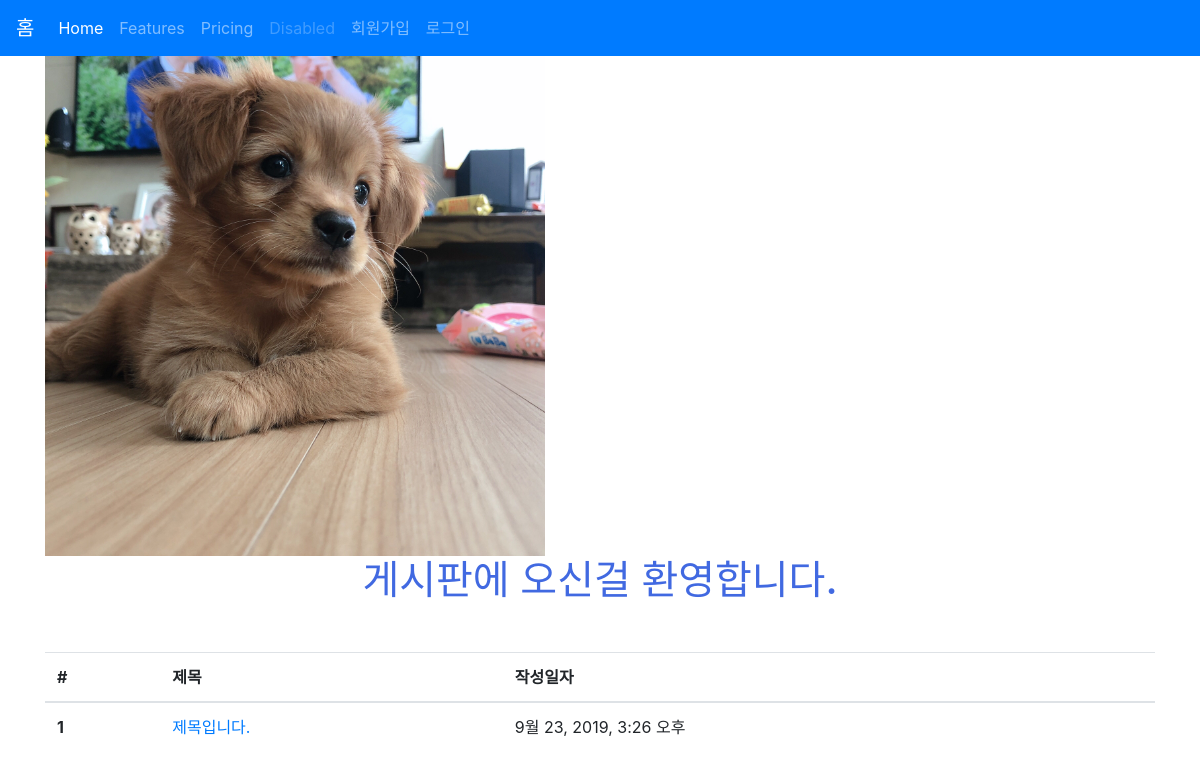
The app's page /articles/, older data.
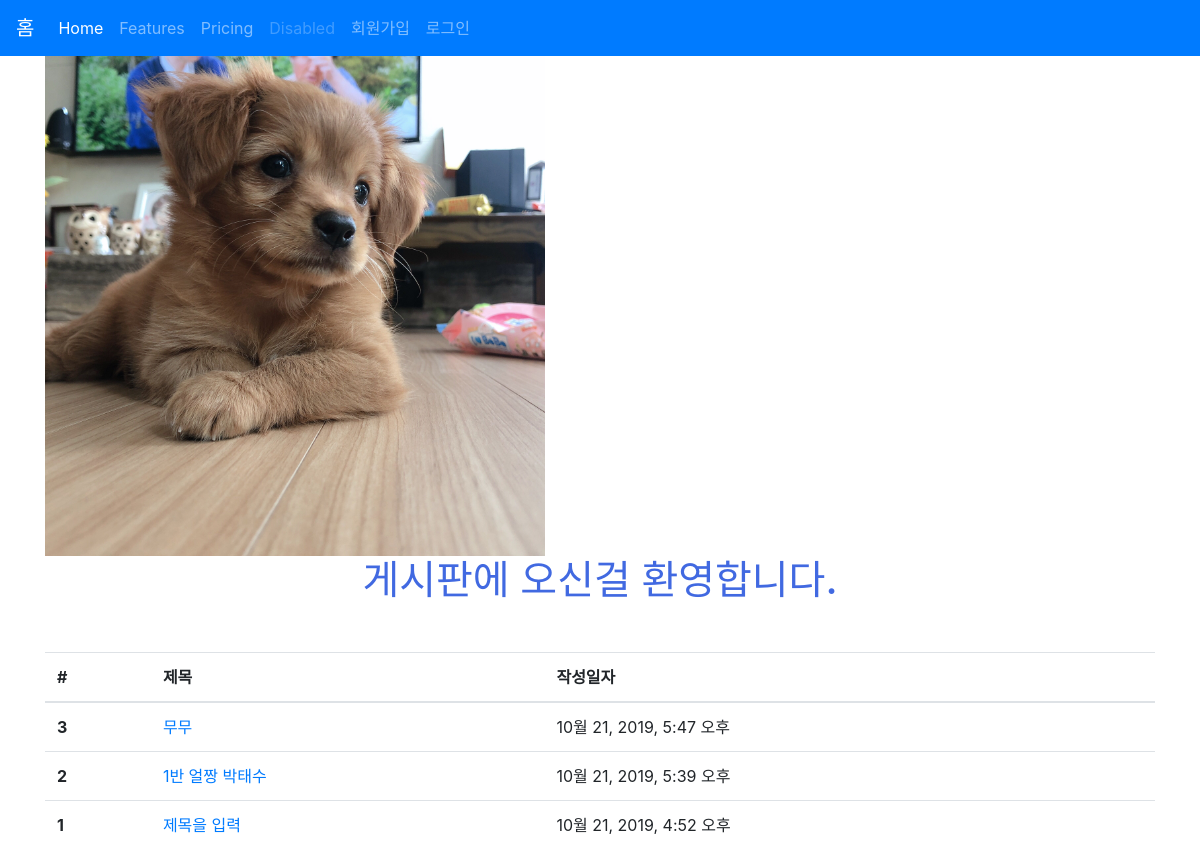
The same page, newer data.
### articles/models.py (models this page shows, shortened)
class Article(models.Model):
    title = models.CharField(max_length=10)
    content = models.TextField()
    image = models.ImageField(blank=True)
    image_thumbnail = ImageSpecField(
        processors=[ResizeToFill(300, 300)],
        format='JPEG',
        options={'quality': 80}
    )
    created_at = models.DateTimeField(auto_now_add=True)
    updated_at = models.DateTimeField(auto_now=True)
    user = models.ForeignKey(settings.AUTH_USER_MODEL, on_delete=models.CASCADE)
    like_users = models.ManyToManyField(
                                settings.AUTH_USER_MODEL,
                                related_name='like_articles',
                                blank=True
                                )

### articles/views.py (the view)
# urls.py: path('', views.index, name='index'),
def index(request):
    articles = Article.objects.order_by('-id') # 최신글 위로 오도록
    context = {
        'articles': articles
    }
    return render(request, 'articles/index.html', context)

### articles/templates/articles/index.html (shortened to what this page needs)
{% extends 'articles/base.html' %}
{% load static %}
{% block css %}
<link rel="stylesheet" href="{% static 'articles/style.css' %}">
{% endblock %}
{% block body %}
<img src="{% static 'articles/bg.jpg' %}" alt="배경" width="500">
<h1 class="text-center title">게시판에 오신걸 환영합니다.</h1>
<table class="table mt-5">
  <thead>
    <tr>
      <th scope="col">#</th>
      <th scope="col">제목</th>
      <th scope="col">작성일자</th>
    </tr>
  </thead>
  {% for article in articles %}
  <tr>
    <th scope="row">{{ article.id}}</th>
    <td>
      <a href="{% url 'articles:detail' article.pk %}">
        {{ article.title }}
      </a>
    </td>
      <td>{{ article.created_at }}</td>
    </tr>
    {% endfor %}
</table>
{% endblock %}

Row changes from the older to the newer data that the page shows:
added Article: id "3", title "무무", created_at "10월 21, 2019, 5:47 오후"
added Article: id "2", title "1반 얼짱 박태수", created_at "10월 21, 2019, 5:39 오후"
changed Article id 1: title "제목입니다." → "제목을 입력"; created_at "9월 23, 2019, 3:26 오후" → "10월 21, 2019, 4:52 오후"
